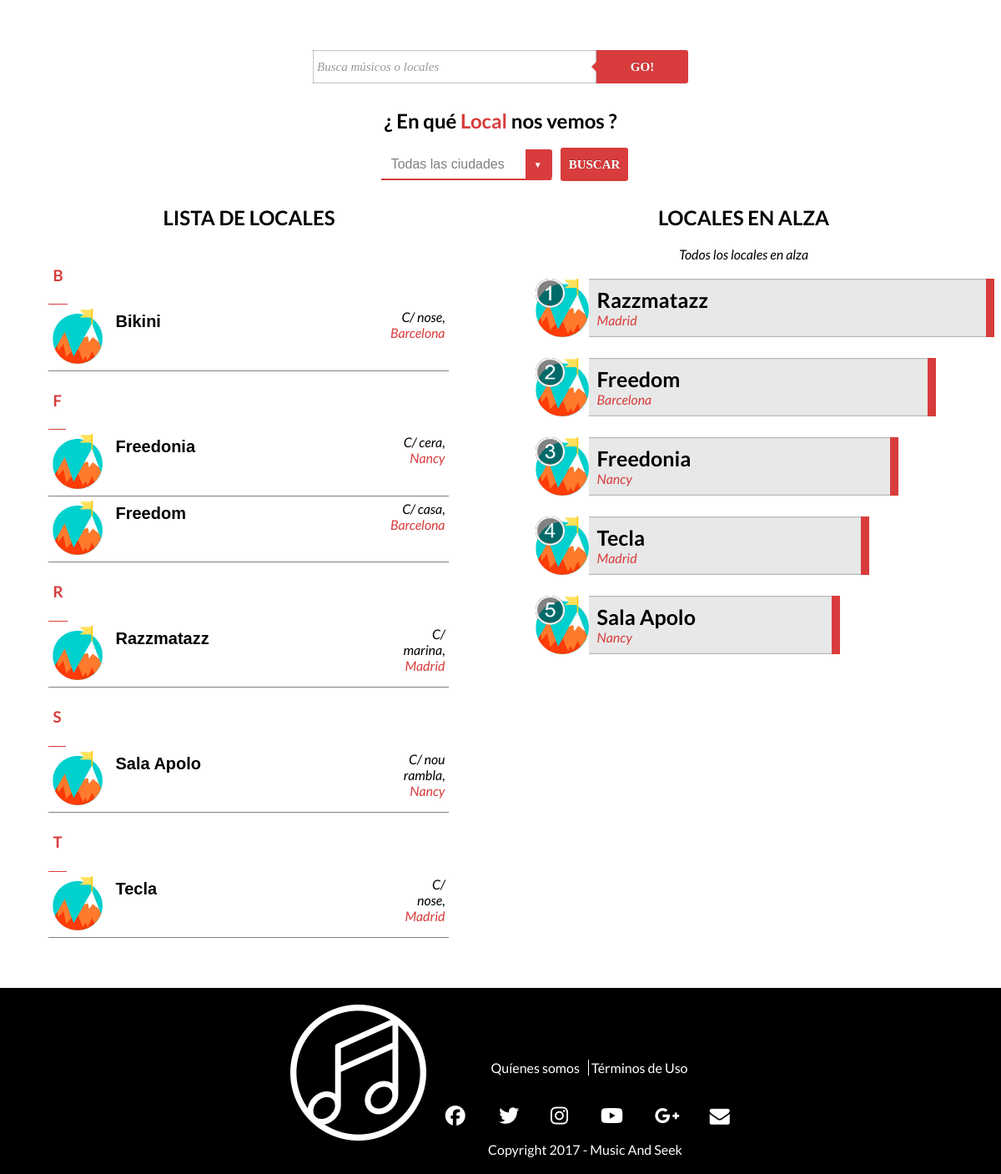
/Local.php, run on the app's committed database.
### tables this page shows
create table USUARIO( 
ID_USUARIO int(10) not null auto_increment,
TIPO_USUARIO char(10) not null,
NOMBRE char(20) not null,
APELLIDOS char(20),
UBICACION char(50),
EMAIL char(50) not null,
NUMERO_CONTACTO int(11),
 
IMAGEN char(50),
NOMBRE_LOCAL char(20),
NOMBRE_ARTISTICO char(20),
NUMERO_COMPONENTES int(5),
PASSWORD char(255) not null,
AFORO int(5),
WEB char(20),
ID_GENERO int(10),
ID_CIUDAD int(10),
PREGUNTA_SEGURIDAD char (255),
RESPUESTA_SEGURIDAD char (255),
DESCRIPCION char(255),
FECHA_ALTA DATETIME,
FECHA_BAJA DATETIME DEFAULT NULL,
primary key (ID_USUARIO, EMAIL)
);

create table CIUDAD(
ID_CIUDAD int(10) not null auto_increment,
NOMBRE char(20) not null,
PAIS char(10) not null,
primary key(ID_CIUDAD)
);

create table VOTAR_COMENTAR(
ID_VOTO int(10) not null auto_increment primary key,
ID_FAN int(10) not null,
ID_VOTADO int(10) not null,
PUNTOS DECIMAL(2,2) not null,
VOTO_CONCIERTO boolean not null,
COMENTARIO char(140),
FECHA datetime not null,
TIPO_VOTACION char(10) not null
);

### Local.php (the view, shortened to what this page needs)
<!DOCTYPE html>
<html>
    <head>
        <link href="Estilos/Estilos.css" rel="stylesheet" type="text/css"/>
        <link href="Estilos/StarRating.css" rel="stylesheet" type="text/css"/>
    </head>
    <body>
        <div class="content center">
            <div id="Search" class="height_40">
                <form class="form-wrapper cf" action="Busqueda.php" method="GET">
                    <input type="text" name="busqueda" placeholder="Busca músicos o locales" required>
                    <button class="button-form" type="submit" value="submit" name="submit">GO!</button>
                </form>
            </div>
            <div style="height: 20px"></div>
            <h1> ¿ En qué <span class="color_rojo_general">Local</span> nos vemos ?</h1>
            <div id="busquedaArtistas" style="width:500px;margin:auto auto auto auto;">
                <?php
                include_once'bbdd.php';
                echo '<form method="POST" action="Local.php">';
                echo '<span class="inline custom-dropdown border_dropdow">';
                echo'<select name="ciudad">
                    <option selected value="">Todas las ciudades</option>';
                echo'</select></span>';
                echo '<button class="button-form-solo inline" type="submit" value="submit" name="submit">BUSCAR</button>';
                echo '</form>';
                ?>
            </div>
            <div id="contenedor" class="center" style="width:100%;height:100%">
                <div id="grupos" class="inline" style="width:40%;padding-right:100px">
                    <?php
                    require_once 'bbdd.php';
                    if (isset($_POST['ciudad'])) {
                        $ciudad = $_POST['ciudad'];
                    } else {
                        $ciudad = null;
                    }
                    $letras = getFirstLetterLocales();
                    echo'<div style="width:100%">';
                    echo'<h2>LISTA DE LOCALES</h2>';
                    while ($row = $letras->fetch_assoc()) {
                        $result = BusquedaTodosLocales($ciudad, $row['LETRA']);
                        $letra = strtoupper($row['LETRA']);
                        if ($result == null) {
                            echo '<script language="javascript">$("#' . $letra . '").empty();</script>';
                        } else {
                            echo '<div id="resultado">';
                            echo '<div style="float:left;padding:5px;border-bottom: 1px solid #d83c3c">';
                            echo '<h3 id="' . $letra . '" class="color_rojo_general">' . $letra . '</h3>';
                            echo '</div>';
                            echo '<table cellspacing=0 style="width:100%">';
                            echo '<col width="auto">';
                            echo '<col width="0">';
                            while ($lista = $result->fetch_assoc()) {
                                $nombre_local = str_replace(" ", "+", $lista['NOMBRE_LOCAL']);
                                $nombreCiudad = getNombreCiudad($lista['ID_CIUDAD']);
                                $imagen = getImageID($lista['ID_USUARIO']);
                                echo '<tr>';
                                echo '<td class="padding5" style="border-bottom:1px solid gray;text-align:left;vertical-align:top">';
                                echo '<a class="fontblack a_concierto" href=InfoLocal.php?nombre=' . $nombre_local . '>';
                                echo '<div class="inline" id="div_img">';
                                echo '<img id="img_lista_img" class="inline" src="'.$imagen.'">';
                                echo '</div>';
                                echo '<div class="inline" style="vertical-align:top">';
                                echo '<b id="h4_lista_img">' . $lista['NOMBRE_LOCAL'] . '</b>';
                                echo '</div>';
                                echo '<td class="padding5" style="border-bottom:1px solid gray;text-align:right;vertical-align:top">';
                                $nombreCiudad = getNombreCiudad($lista['ID_CIUDAD']);
                                echo "<i>" . $lista['UBICACION'] . "</i>, <i class='color_rojo_general'>" . $nombreCiudad . "</i><br>";
                                echo '</td>';
                                echo '</a>';
                                echo '</td>';
                                echo '</tr>';
                            }
                            echo'</table>';
                            echo'</div>';
                        }
                    }
                    echo'</div>';
                    ?>
                </div>
                <div id="ranking" class="inline" style="vertical-align: top">
                    <div class="center">
                        <?php
                        require_once 'bbdd.php';
                        echo'<h2>LOCALES EN ALZA</h2>';
                        $tituloRanking = "Todos los locales en alza";
                        if (isset($_POST['submit'])) {
                            $ciudad = $_POST['ciudad'];
                            if ($ciudad != null) {
                                $nombreCiudad = getNombreCiudad($ciudad);
                                $tituloRanking = "Locales en alza de " . $nombreCiudad;
                            }
                            if ($ciudad != null) {
                                $tituloRanking = "Locales en alza de " . $nombreCiudad;
                                $result = RankingMusicos($genero, $ciudad);
                                if ($result == null) {
                                    echo "<div class='padding20 center cursiva'>No se ha encontrado ninguna coincidencia</div>";
                                } else {
                                    LocalesAlza($ciudad, $tituloRanking);
                                }
                            } else {
                                LocalesAlza(null, $tituloRanking);
                            }
                        } else {
                            LocalesAlza(null, $tituloRanking);
                        }
                        ?>
                    </div>
                </div>
            </div>
        </div>
        <div id="footer"></div>
    </body>
</html>

### bbdd.php (shortened to what this page needs)
<?php
function conectar() {
    $conexion = mysqli_connect('localhost', 'root', '', 'musicandseek')
            or die("Error conectando");
    return $conexion;
}
function BusquedaTodosLocales($ciudad, $letra) {
    $conexion = conectar();
    $sql = "SELECT *,LEFT(NOMBRE_LOCAL,1) AS LETRA FROM USUARIO WHERE TIPO_USUARIO = 'Local' AND FECHA_BAJA is null ";
    $sql .= " HAVING LETRA = '$letra'";
    $result = $conexion->query($sql);
    if ($result->num_rows > 0) {
        return $result;
    } else {
        return null;
    }
}
function getFirstLetterLocales() {
    $conexion = conectar();
    $sql = "SELECT LEFT(NOMBRE_LOCAL, 1) AS LETRA FROM USUARIO WHERE TIPO_USUARIO = 'LOCAL' AND FECHA_BAJA is null GROUP BY LETRA ORDER BY NOMBRE_LOCAL ASC";
    $result = $conexion->query($sql);
    if ($result->num_rows > 0) {
        return $result;
    } else {
        return null;
    }
}
function RankingLocales($ciudad) {
    $conexion = conectar();
    if (!isset($ciudad)) {
        $sql = "SELECT*, (SUM(PUNTOS)/COUNT(*)) AS PUNTOS, (SELECT NOMBRE FROM CIUDAD WHERE ID_CIUDAD = USUARIO.ID_CIUDAD) AS NOMBRE_CIUDAD, USUARIO.ID_CIUDAD AS CIUDAD, ID_VOTADO, NOMBRE, USUARIO.NOMBRE_LOCAL AS NOMBRE_LOCAL FROM VOTAR_COMENTAR INNER JOIN USUARIO ON VOTAR_COMENTAR.ID_VOTADO=USUARIO.ID_USUARIO WHERE USUARIO.TIPO_USUARIO = 'LOCAL' AND FECHA_BAJA is null GROUP BY ID_VOTADO ORDER BY PUNTOS DESC";
    }
    $result = $conexion->query($sql);
    if ($result->num_rows > 0) {
        return $result;
    } else {
        echo mysqli_error($conexion);
    }
}
function LocalesAlza($ciudad, $titulo) {
    $result = RankingLocales($ciudad);
    $i = 1;
    echo'<i>' . $titulo . '</i><br>';
    echo '<div id="div_parent_ranking">';
    while ($row = $result->fetch_assoc()) {
        $imagen = getImageID($row['ID_USUARIO']);
        $nombre_local = str_replace(" ", "+", $row['NOMBRE_LOCAL']);
        echo '<div id="musicoRanking' . $i . '" style="margin-bottom:20px">';
        echo '<div class="div_peque_ranking"></div>';
        echo '<div class="div_ranking">';
        echo '<img class="img_div_ranking inline" src="' . $imagen . '">';
        echo '<div class="nombre_artista inline vertical_top" style="padding-top:10px;padding-left:10px"><a href="InfoLocal.php?nombre=' . $nombre_local . '"><b class="fontblack a_concierto" style="font-size:25px">' . $row['NOMBRE'] . '</b><br><i style="float:left" class="color_rojo_general"> ' . $row['NOMBRE_CIUDAD'] . '</i></a></div>';
        echo '</div>';
        echo '<img class="img_ranking_numero" src="Imagenes/ranking' . $i . '.png">';
        echo '</div>';
        echo '<br>';
        $i++;
        if ($i == 6) {
            break;
        }
    }
    echo '</div>';
}
function getNombreCiudad($id_ciudad) {
    $conexion = conectar();
    $sql = "SELECT NOMBRE FROM CIUDAD WHERE ID_CIUDAD= $id_ciudad";
    $result = $conexion->query($sql);
    if ($result->num_rows > 0) {
        $row = $result->fetch_assoc();
        return $row['NOMBRE'];
    } else {
        return null;
    }
}
function getImageID($id) {
    $conexion = conectar();
    $sql = "SELECT * FROM USUARIO WHERE ID_USUARIO = $id";
    $result = $conexion->query($sql);
    if ($result->num_rows > 0) {
        $row = $result->fetch_assoc();
        if ($row['IMAGEN'] != null) {
            $imagen = $row['IMAGEN'];
            return $imagen;
        } else {
            return 'Imagenes/image.jpeg';
        }
    } else {
        return false;
    }
}

### Estilos/StarRating.css (style rules this page uses)
body { margin: 20px; }
h1 { font-size: 1.5em; margin: 10px; }

### data on the page
usuario: NOMBRE_LOCAL "Bikini", UBICACION "C/ nose", ID_CIUDAD.NOMBRE "Barcelona"
usuario: NOMBRE_LOCAL "Freedonia", UBICACION "C/ cera", ID_CIUDAD.NOMBRE "Nancy"
usuario: NOMBRE_LOCAL "Freedom", UBICACION "C/ casa", ID_CIUDAD.NOMBRE "Barcelona"
usuario: NOMBRE_LOCAL "Razzmatazz", UBICACION "C/ marina", ID_CIUDAD.NOMBRE "Madrid"
usuario: NOMBRE_LOCAL "Sala Apolo", UBICACION "C/ nou rambla", ID_CIUDAD.NOMBRE "Nancy"
usuario: NOMBRE_LOCAL "Tecla", UBICACION "C/ nose", ID_CIUDAD.NOMBRE "Madrid"
votar_comentar: usuario.NOMBRE "Razzmatazz", NOMBRE_CIUDAD "Madrid", shows a picture
votar_comentar: usuario.NOMBRE "Freedom", NOMBRE_CIUDAD "Barcelona", shows a picture
votar_comentar: usuario.NOMBRE "Freedonia", NOMBRE_CIUDAD "Nancy", shows a picture
votar_comentar: usuario.NOMBRE "Tecla", NOMBRE_CIUDAD "Madrid", shows a picture
votar_comentar: usuario.NOMBRE "Sala Apolo", NOMBRE_CIUDAD "Nancy", shows a picture

### other printed values
$letra "B"
$letra "F"
$letra "R"
$letra "S"
$letra "T"
$titulo "Todos los locales en alza"
